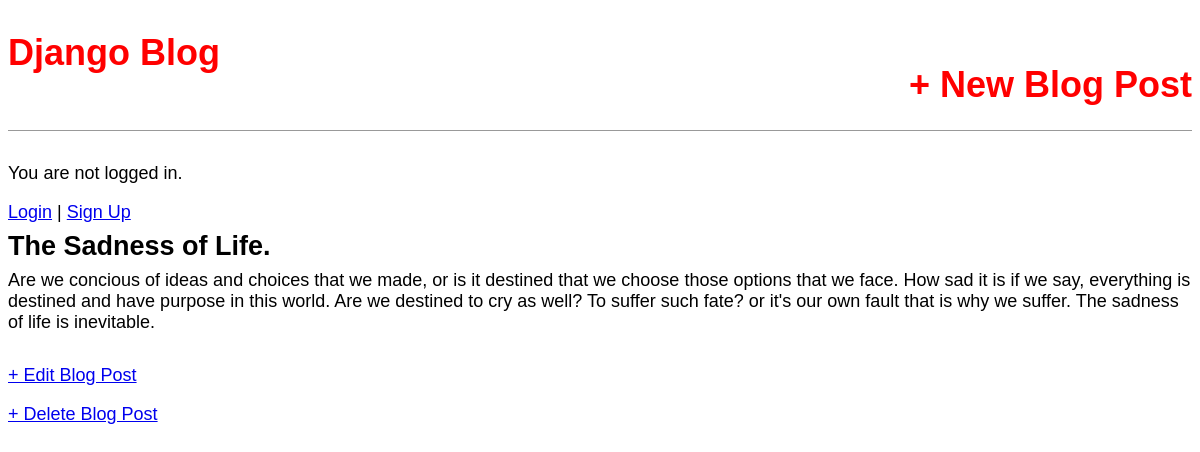
The app's page /post/1/ with its own data.
### blog/models.py (models this page shows, shortened)
class Post(models.Model):
    title = models.CharField(max_length=200)  # field for title
    author = models.ForeignKey(
        "auth.User",
        on_delete=models.CASCADE,
    )
    body = models.TextField()  # field for blog of the author

### blog/views.py (the view)
# urls.py: path("post/<int:pk>/", BlogDetailView.as_view(), name="post_detail"),  # view
class BlogDetailView(DetailView):
    model = Post
    template_name = "post_detail.html"

### templates/post_detail.html
{% extends "base.html" %}
{% block content%}
<div class="post-entry">
  <h2>{{post.title}}</h2>
  <p>{{post.body}}</p>
</div>
<p><a href="{% url 'post_edit' post.pk %}"> + Edit Blog Post</a></p>
<p>
  <a href="{% url 'post_delete' post.pk%}"> + Delete Blog Post</a>
</p>
{% endblock content%}

### static/css/base.css (style rules this page uses)
body { font-family: "Source Sans Pro", sans-serif; font-size: 18px; }
.post-entry { margin-bottom: 2rem; }
.post-entry h2 { margin: 0.5rem 0; }
.post-entry p { margin: 0; font-weight: 400; }

### records on screen
Post: title "The Sadness of Life.", body "Are we concious of ideas and choices that we made, or is it destined that we choose those options that we face. How sad it is if we say, everything is destined and have purpose in this world. Are we destined to cry as well? To suffer such fate? or it's our own fault that is why we suffer. The sadness of life is inevitable."
